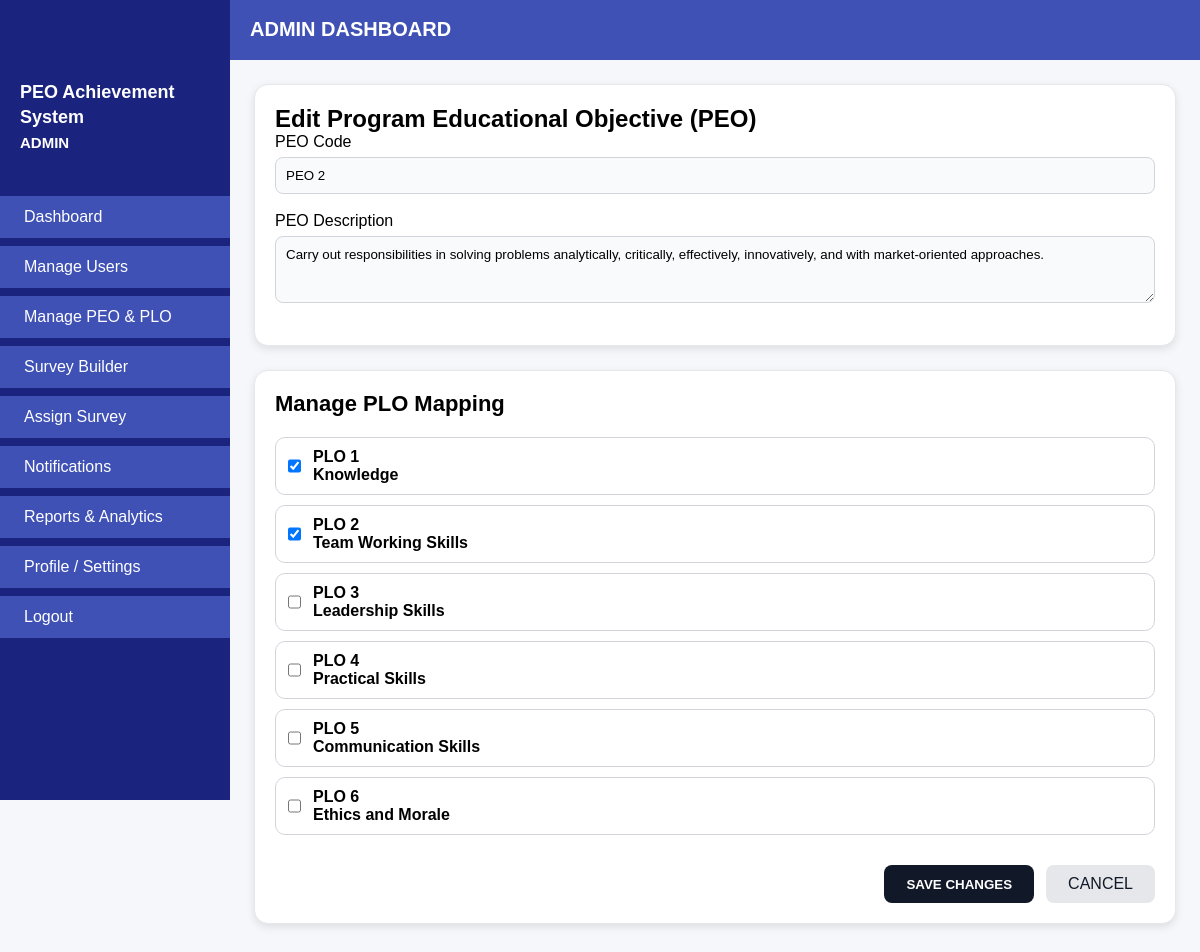
/edit_peo.php?peo_id=40, run on the app's committed database.
### tables this page shows
CREATE TABLE `peo_plo_mapping` (
  `id` int(11) NOT NULL,
  `peo_code` varchar(10) DEFAULT NULL,
  `peo_description` text DEFAULT NULL,
  `plo_code` varchar(10) DEFAULT NULL,
  `plo_description` text DEFAULT NULL,
  `created_at` timestamp NOT NULL DEFAULT current_timestamp()
);

### edit_peo.php (the view, shortened to what this page needs)
<?php
require_once 'db.php';
$peo_id = (int) $_GET['peo_id'];
$stmt = $pdo->prepare("
    SELECT id, peo_code, peo_description
    FROM peo_plo_mapping
    WHERE id = ?
");
$stmt->execute([$peo_id]);
$peo = $stmt->fetch(PDO::FETCH_ASSOC);
$plos = $pdo->query("
    SELECT DISTINCT plo_code, plo_description
    FROM peo_plo_mapping
    WHERE plo_code IS NOT NULL
    ORDER BY plo_code
")->fetchAll(PDO::FETCH_ASSOC);
$stmt = $pdo->prepare("
    SELECT plo_code
    FROM peo_plo_mapping
    WHERE peo_code = ?
      AND plo_code IS NOT NULL
");
$stmt->execute([$peo['peo_code']]);
$mappedPLOs = $stmt->fetchAll(PDO::FETCH_COLUMN);
?>
<!DOCTYPE html>
<html lang="en">
<head>
<link rel="stylesheet" href="assets/css/style.css">
</head>
<body>
<div class="top-header">
    <h2>ADMIN DASHBOARD</h2>
</div>
<div class="sidebar">
    <div class="logo">
        PEO Achievement System<br><small>ADMIN</small>
    </div>
    <ul>
        <li><a href="dashboard.php">Dashboard</a></li>
        <li><a href="manage_users.php">Manage Users</a></li>
        <li class="active"><a href="manage_peo_plo.php">Manage PEO & PLO</a></li>
        <li><a href="survey_builder.php">Survey Builder</a></li>
        <li><a href="assign_survey.php">Assign Survey</a></li>
        <li><a href="notifications.php">Notifications</a></li>
        <li><a href="reports.php">Reports & Analytics</a></li>
        <li><a href="profile_settings.php">Profile / Settings</a></li>
        <li><a href="logout.php">Logout</a></li>
    </ul>
</div>
<div class="main-content">
<div class="edit-container">
<form method="POST">
<div class="card">
    <h2>Edit Program Educational Objective (PEO)</h2>
    <div class="form-group">
        <label>PEO Code</label>
        <input type="text" value="<?= htmlspecialchars($peo['peo_code']) ?>" readonly>
    </div>
    <div class="form-group">
        <label>PEO Description</label>
        <textarea name="peo_description" rows="3" required><?= htmlspecialchars($peo['peo_description']) ?></textarea>
    </div>
</div>
<div class="card">
    <h3>Manage PLO Mapping</h3>
    <?php foreach ($plos as $plo): ?>
        <label class="plo-item">
            <input type="checkbox"
                   name="plo_ids[]"
                   value="<?= htmlspecialchars($plo['plo_code']) ?>"
                   <?= in_array($plo['plo_code'], $mappedPLOs) ? 'checked' : '' ?>>
            <div>
                <strong><?= htmlspecialchars($plo['plo_code']) ?></strong><br>
                <?= htmlspecialchars($plo['plo_description']) ?>
            </div>
        </label>
    <?php endforeach; ?>
    <div class="actions">
        <button type="submit" class="btn-primary">SAVE CHANGES</button>
        <a href="manage_peo_plo.php" class="btn-secondary">CANCEL</a>
    </div>
</div>
</form>
</div>
</div>
</body>
</html>

### assets/css/style.css (style rules this page uses)
* { margin: 0; padding: 0; box-sizing: border-box; font-family: Arial, sans-serif; }
html, body { height: 100%; background-color: #f5f5f5; background-image: radial-gradient(rgba(0,0,0,0.02) 1px, transparent 1px); background-size: 20px 20px; }
.top-header { width: 100%; height: 60px; background: #3F51B5; border-bottom: 1px solid #3F51B5; display: flex; align-items: center; padding-left: 250px; }
.top-header h2 { font-size: 20px; font-weight: bold; color: white; }
.sidebar { width: 230px; height: 100vh; background: #1A237E; color: white; position: fixed; top: 0; left: 0; padding-top: 80px; }
.sidebar .logo { font-size: 18px; font-weight: bold; margin-bottom: 40px; padding-left: 20px; line-height: 1.4; }
.sidebar ul { list-style: none; padding-left: 0; }
.sidebar ul li { margin-bottom: 8px; }
.sidebar ul li a { display: block; padding: 12px 20px; color: #fff; text-decoration: none; background: #3F51B5; border-left: 4px solid transparent; transition: 0.2s; }
.main-content { margin-left: 250px; padding: 20px; }
.main-content h3 { font-size: 22px; margin-bottom: 20px; }
.card { width: 22%; background: #ffffff; border: 1px solid #ddd; box-shadow: 0px 3px 8px rgba(0,0,0,0.1); padding: 20px; border-radius: 6px; }
* { box-sizing: border-box; }
body { margin: 0; padding: 0; background: #f5f7fb; }
.main-content { margin-left: 260px; padding: 20px 24px; min-height: calc(100vh - 70px); background: #f5f7fb; }
.main-content > * { max-width: 1500px; margin-left: auto; margin-right: auto; }
.btn-primary { background: #1e293b; color: #fff; padding: 10px 16px; border-radius: 6px; text-decoration: none; font-weight: 600; }
.card { width: 100%; margin-bottom: 30px; margin: 0 auto 30px; background: #fff; border: 2px solid #1e293b; border-radius: 8px; }
.form-group { margin-bottom: 16px; }
.form-group label { display: block; margin-bottom: 6px; font-weight: 500; }
.form-group input, .form-group select { width: 100%; padding: 8px; }

### edit_peo.php (style rules this page uses)
.main-content { margin-left: 230px; padding: 24px; background: #f6f7fb; min-height: 100vh; }
.edit-container { max-width: 1100px; margin: 0 auto; }
.card { background: #ffffff; border-radius: 14px; padding: 20px; margin-bottom: 24px; border: 1px solid #e5e7eb; }
.form-group { margin-bottom: 18px; }
label { font-weight: 600; display: block; margin-bottom: 6px; }
input[readonly], textarea { width: 100%; padding: 10px; border-radius: 8px; border: 1px solid #d1d5db; background: #f9fafb; }
.plo-item { display: flex; gap: 12px; padding:10px 12px; border: 1px solid #d1d5db; border-radius: 10px; margin-bottom: 10px; }
.actions { display: flex; justify-content: flex-end; gap: 12px; margin-top: 30px; }
.btn-primary { background: #111827; color: #fff; border: none; padding: 10px 22px; border-radius: 8px; }
.btn-secondary { background: #e5e7eb; color: #111827; padding: 10px 22px; border-radius: 8px; text-decoration: none; }

### data on the page
peo_plo_mapping: peo_code "PEO 2", peo_description "Carry out responsibilities in solving problems analytically, critically, effectively, innovatively, and with market-oriented approaches."

### other printed values
$plo['plo_code'] "PLO 1"
$plo['plo_description'] "Knowledge"
$plo['plo_code'] "PLO 2"
$plo['plo_description'] "Team Working Skills"
$plo['plo_code'] "PLO 3"
$plo['plo_description'] "Leadership Skills"
$plo['plo_code'] "PLO 4"
$plo['plo_description'] "Practical Skills"
$plo['plo_code'] "PLO 5"
$plo['plo_description'] "Communication Skills"
$plo['plo_code'] "PLO 6"
$plo['plo_description'] "Ethics and Morale"
